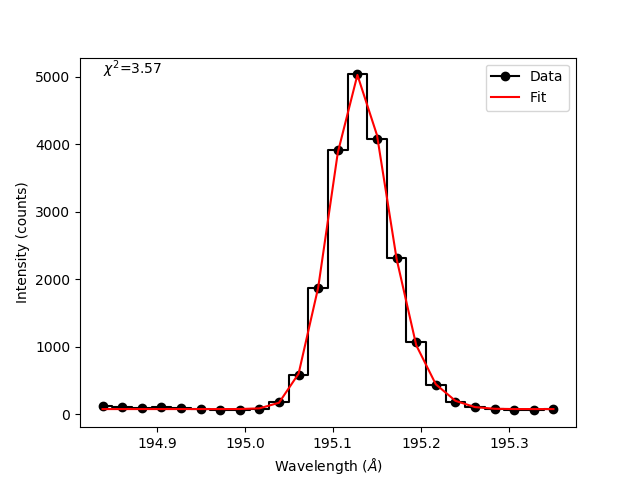

Recreate this plot in Python.

from eis_read_raster import eis_read_raster
from eis_read_template import eis_read_template
from eis_fit_profile import eis_fit_profile
import matplotlib.pyplot as plt
import numpy as np
from eis_fit_deviates import mpfit_model, mpfit_deviates

# input data and template files
file_data = 'data/eis_20190404_131513.data.h5'
file_template = 'data/fe_12_195_119.2c.template.h5'

# read fit template
template = eis_read_template(file_template)

# get central wavelength
wmin = template.template['wmin']
wmax = template.template['wmax']
wave = wmin + (wmax-wmin)*0.5

# read raster
raster = eis_read_raster(file_data, wave)
data = raster.data['data']
wave = raster.data['wave']
corr = raster.data['wave_corr']

# select raster and pixel for line profile
ix   = 48
iy   = 326
ints = data[iy, ix, :]
corr = corr[iy, ix]

# bad data correction
bad = np.where(ints<0)
ints[bad] = 0.0

# compute error on counts
errs = np.sqrt(ints)

# wavelength correction
wave = wave - corr

# fit profile
parinfo  = template.parinfo
template = template.template
fit = eis_fit_profile(wave, ints, errs, template, parinfo)

# compute new line profile from fit parameters
fit     = fit.fit
param   = fit['params'][0,0,::]
wave    = fit['wavelength'][0,0,::]
n_gauss = fit['n_gauss']
n_poly  = fit['n_poly']
fity    = mpfit_model(param, wave, n_gauss, n_poly)

# get chi-squared
chi2 = round(fit['chi2'][0,0],2)

# plot data and fit
plt.figure()
plt.step(wave, ints, 'k-o', label='Data', where='mid')
plt.plot(wave, fity, 'r-', label='Fit')
plt.xlabel('Wavelength ($\AA$)')
plt.ylabel('Intensity (counts)')
plt.legend(loc='upper right')
plt.text(min(wave), max(ints), '$\chi^2$='+str(chi2))
plt.savefig('ex_eis_fit_profile.png')
plt.show()
